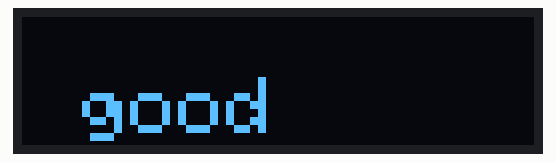
Simulated run of this sketch. Board: Arduino Uno, built with avr-gcc and run on an emulated ATmega328P. Parts: 128×32 one-colour display.

Above: at 0.1 s.

The sketch:

23_OLED.ino
```cpp
 #include <Wire.h>
 #include <Adafruit_GFX.h>
 #include <Adafruit_SSD1306.h>
 #define OLED_RESET 4
 #define screen_x 128
 #define screen_y 32

 Adafruit_SSD1306 display(screen_x, screen_y, &Wire, OLED_RESET);

 void setup() {
  // put your setup code here, to run once:
  display.begin(SSD1306_SWITCHCAPVCC, 0x3c);
}

void loop() {
  // put your main code here, to run repeatedly:
  words();
  display.display();
}

void words() {
  display.setTextColor(WHITE);
  display.clearDisplay();
  display.setTextSize(2);
  display.setCursor(15, 15);
  display.println("good");
}
```
